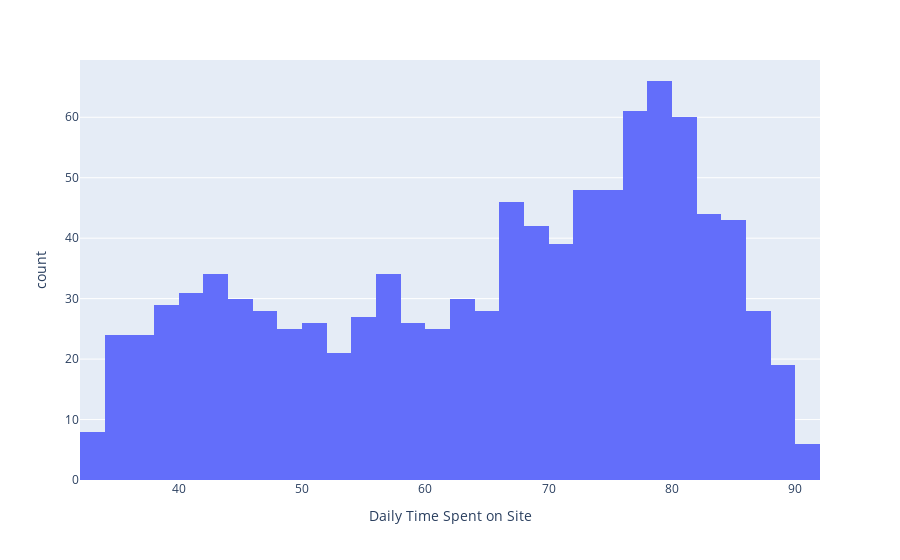

The notebook cell this image was saved under:
### Code cell
px.histogram(data_frame=df,x='Daily Time Spent on Site',nbins=30)

### Figure 1 — Plotly figure (JSON) as saved in the notebook; plotly's stock layout.template omitted (floating-point values rounded to 4 significant figures; data arrays with more than 128 entries replaced by an {"elided": "..."} marker saying what was removed)
{"data": [{"alignmentgroup": "True", "bingroup": "x", "hovertemplate": "Daily Time Spent on Site=%{x}<br>count=%{y}<extra></extra>", "legendgroup": "", "marker": {"color": "#636efa", "pattern": {"shape": ""}}, "name": "", "nbinsx": 30, "offsetgroup": "", "orientation": "v", "showlegend": false, "type": "histogram", "x": {"elided": "1000 float values"}, "xaxis": "x", "yaxis": "y"}], "layout": {"barmode": "relative", "legend": {"tracegroupgap": 0}, "margin": {"t": 60}, "xaxis": {"anchor": "y", "domain": [0, 1], "title": {"text": "Daily Time Spent on Site"}}, "yaxis": {"anchor": "x", "domain": [0, 1], "title": {"text": "count"}}}}
